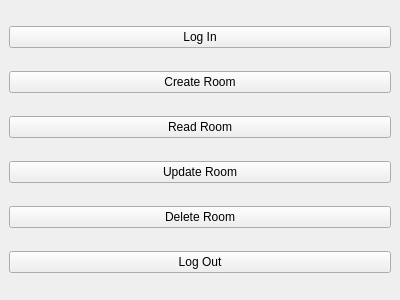
<?xml version="1.0" encoding="UTF-8"?>
<ui version="4.0">
	<class>EmployeeGUI</class>
	<widget class="QMainWindow" name="EmployeeGUI">
		<property name="geometry">
			<rect>
				<x>0</x>
				<y>0</y>
				<width>400</width>
				<height>300</height>
			</rect>
		</property>
		<widget class="QWidget" name="centralWidget">
			<layout class="QVBoxLayout" name="verticalLayout">
				<item>
					<widget class="QPushButton" name="log_in_button_">
						<property name="text">
							<string>Log In</string>
						</property>
					</widget>
				</item>
				<item>
					<widget class="QPushButton" name="create_room_button_">
						<property name="text">
							<string>Create Room</string>
						</property>
					</widget>
				</item>
				<item>
					<widget class="QPushButton" name="read_room_button_">
						<property name="text">
							<string>Read Room</string>
						</property>
					</widget>
				</item>
				<item>
					<widget class="QPushButton" name="update_room_button_">
						<property name="text">
							<string>Update Room</string>
						</property>
					</widget>
				</item>
				<item>
					<widget class="QPushButton" name="delete_room_button_">
						<property name="text">
							<string>Delete Room</string>
						</property>
					</widget>
				</item>
				<item>
					<widget class="QPushButton" name="logOutButton">
						<property name="text">
							<string>Log Out</string>
						</property>
					</widget>
				</item>
			</layout>
		</widget>
	</widget>
</ui>
